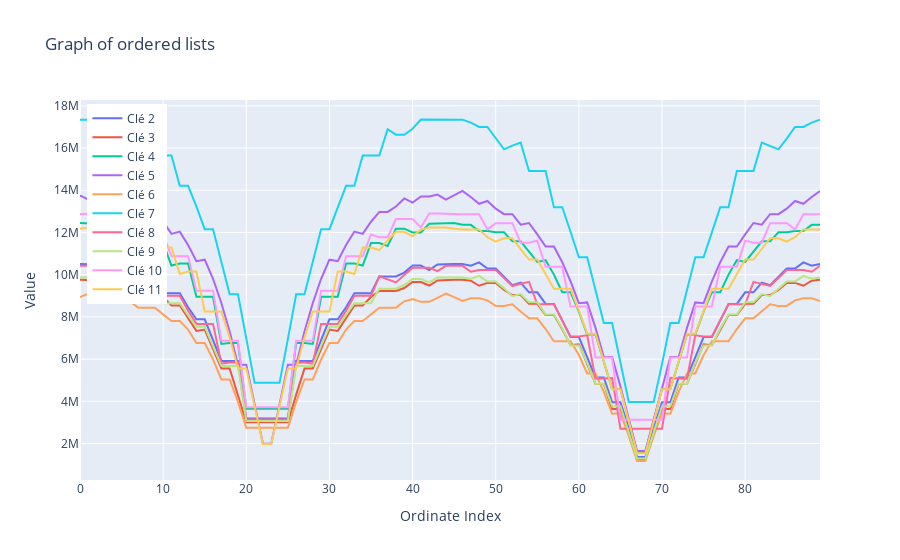

Notebook code for this chart:
### Code cell
import json
import plotly.graph_objs as go

path = '/home/shaswati/Documents/PSF/63x-confocal-ok/plots/radial_profiles_10.json'
with open(path, 'r') as f:
    data = json.load(f)

# `data` is a dictionary with integers as keys and lists of integers as values

# Preparing data for the graph
x_values = range(len(data['2'])) # The abscissa are simply the rank of each ordinate 
y_values = [data[key] for key in data.keys()]

#Creating the graph
for (key, y_values), color in zip(data.items(), colors):
    x_values = range(len(y_values)) # The abscissa are simply the rank of each ordinate 
    plt.plot(x_values, y_values, color=color,label=f"Clé {key}")

#Creating the graph
fig = go.Figure()
for (key, y_values) in data.items():
    fig.add_trace(go.Scatter(x=list(x_values), y=y_values, mode='lines', name=f"Clé {key}"))

    
fig.update_layout(
    title='Graph of ordered lists',
    xaxis_title='Ordinate Index',
    yaxis_title='Value',
    legend=dict(
        yanchor="top",
        y=0.99,
        xanchor="left",
        x=0.01
    )
)

fig.show()
